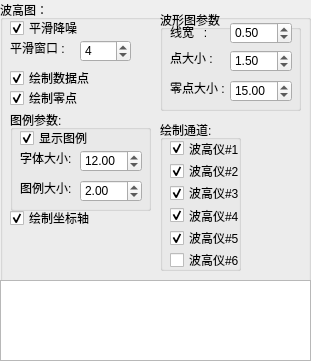
    <widget class="QGroupBox" name="groupBox_17">
     <property name="geometry">
      <rect>
       <x>10</x>
       <y>170</y>
       <width>311</width>
       <height>361</height>
      </rect>
     </property>
     <property name="title">
      <string>波高图：</string>
     </property>
     <widget class="QLabel" name="label_42">
      <property name="geometry">
       <rect>
        <x>10</x>
        <y>40</y>
        <width>71</width>
        <height>16</height>
       </rect>
      </property>
      <property name="text">
       <string>平滑窗口 : </string>
      </property>
     </widget>
     <widget class="QCheckBox" name="checkBox_sy3_bDrawPoints">
      <property name="geometry">
       <rect>
        <x>10</x>
        <y>70</y>
        <width>81</width>
        <height>16</height>
       </rect>
      </property>
      <property name="text">
       <string>绘制数据点</string>
      </property>
      <property name="checked">
       <bool>true</bool>
      </property>
     </widget>
     <widget class="QCheckBox" name="checkBox_sy3_bSmoothData">
      <property name="geometry">
       <rect>
        <x>10</x>
        <y>20</y>
        <width>68</width>
        <height>16</height>
       </rect>
      </property>
      <property name="text">
       <string>平滑降噪</string>
      </property>
      <property name="checked">
       <bool>true</bool>
      </property>
     </widget>
     <widget class="QGroupBox" name="groupBox_18">
      <property name="geometry">
       <rect>
        <x>160</x>
        <y>10</y>
        <width>141</width>
        <height>101</height>
       </rect>
      </property>
      <property name="title">
       <string>波形图参数</string>
      </property>
      <property name="flat">
       <bool>false</bool>
      </property>
      <widget class="QLabel" name="label_43">
       <property name="geometry">
        <rect>
         <x>10</x>
         <y>14</y>
         <width>71</width>
         <height>16</height>
        </rect>
       </property>
       <property name="text">
        <string>线宽   : </string>
       </property>
      </widget>
      <widget class="QDoubleSpinBox" name="sy3_waveformLineWidth">
       <property name="geometry">
        <rect>
         <x>70</x>
         <y>12</y>
         <width>62</width>
         <height>22</height>
        </rect>
       </property>
       <property name="singleStep">
        <double>0.100000000000000</double>
       </property>
       <property name="value">
        <double>0.500000000000000</double>
       </property>
      </widget>
      <widget class="QDoubleSpinBox" name="sy3_waveformPointsScale">
       <property name="geometry">
        <rect>
         <x>70</x>
         <y>40</y>
         <width>62</width>
         <height>22</height>
        </rect>
       </property>
       <property name="singleStep">
        <double>0.100000000000000</double>
       </property>
       <property name="value">
        <double>1.500000000000000</double>
       </property>
      </widget>
      <widget class="QLabel" name="label_47">
       <property name="geometry">
        <rect>
         <x>10</x>
         <y>40</y>
         <width>71</width>
         <height>16</height>
        </rect>
       </property>
       <property name="text">
        <string>点大小 : </string>
       </property>
      </widget>
      <widget class="QDoubleSpinBox" name="sy3_waveformZeroPointsScale">
       <property name="geometry">
        <rect>
         <x>70</x>
         <y>70</y>
         <width>62</width>
         <height>22</height>
        </rect>
       </property>
       <property name="singleStep">
        <double>1.000000000000000</double>
       </property>
       <property name="value">
        <double>15.000000000000000</double>
       </property>
      </widget>
      <widget class="QLabel" name="label_48">
       <property name="geometry">
        <rect>
         <x>10</x>
         <y>70</y>
         <width>71</width>
         <height>16</height>
        </rect>
       </property>
       <property name="text">
        <string>零点大小 : </string>
       </property>
      </widget>
     </widget>
     <widget class="QGroupBox" name="groupBox_19">
      <property name="geometry">
       <rect>
        <x>160</x>
        <y>120</y>
        <width>81</width>
        <height>151</height>
       </rect>
      </property>
      <property name="title">
       <string>绘制通道:</string>
      </property>
      <widget class="QWidget" name="verticalLayoutWidget_8">
       <property name="geometry">
        <rect>
         <x>10</x>
         <y>20</y>
         <width>81</width>
         <height>128</height>
        </rect>
       </property>
       <layout class="QVBoxLayout" name="verticalLayout_8">
        <item>
         <widget class="QCheckBox" name="checkBox_sy3_ch_1">
          <property name="text">
           <string>波高仪#1</string>
          </property>
          <property name="checked">
           <bool>true</bool>
          </property>
         </widget>
        </item>
        <item>
         <widget class="QCheckBox" name="checkBox_sy3_ch_2">
          <property name="text">
           <string>波高仪#2</string>
          </property>
          <property name="checked">
           <bool>true</bool>
          </property>
         </widget>
        </item>
        <item>
         <widget class="QCheckBox" name="checkBox_sy3_ch_3">
          <property name="text">
           <string>波高仪#3</string>
          </property>
          <property name="checked">
           <bool>true</bool>
          </property>
         </widget>
        </item>
        <item>
         <widget class="QCheckBox" name="checkBox_sy3_ch_4">
          <property name="text">
           <string>波高仪#4</string>
          </property>
          <property name="checked">
           <bool>true</bool>
          </property>
         </widget>
        </item>
        <item>
         <widget class="QCheckBox" name="checkBox_sy3_ch_5">
          <property name="text">
           <string>波高仪#5</string>
          </property>
          <property name="checked">
           <bool>true</bool>
          </property>
         </widget>
        </item>
        <item>
         <widget class="QCheckBox" name="checkBox_sy3_ch_6">
          <property name="text">
           <string>波高仪#6</string>
          </property>
         </widget>
        </item>
       </layout>
      </widget>
     </widget>
     <widget class="QCheckBox" name="checkBox_sy3_bDrawZeroPoints">
      <property name="geometry">
       <rect>
        <x>10</x>
        <y>90</y>
        <width>81</width>
        <height>16</height>
       </rect>
      </property>
      <property name="text">
       <string>绘制零点</string>
      </property>
      <property name="checked">
       <bool>true</bool>
      </property>
     </widget>
     <widget class="QGroupBox" name="groupBox_20">
      <property name="geometry">
       <rect>
        <x>10</x>
        <y>110</y>
        <width>141</width>
        <height>101</height>
       </rect>
      </property>
      <property name="title">
       <string>图例参数:</string>
      </property>
      <widget class="QLabel" name="label_49">
       <property name="geometry">
        <rect>
         <x>10</x>
         <y>40</y>
         <width>71</width>
         <height>16</height>
        </rect>
       </property>
       <property name="text">
        <string>字体大小: </string>
       </property>
      </widget>
      <widget class="QDoubleSpinBox" name="sy3_waveformFontSize">
       <property name="geometry">
        <rect>
         <x>70</x>
         <y>40</y>
         <width>62</width>
         <height>22</height>
        </rect>
       </property>
       <property name="singleStep">
        <double>0.500000000000000</double>
       </property>
       <property name="value">
        <double>12.000000000000000</double>
       </property>
      </widget>
      <widget class="QLabel" name="label_50">
       <property name="geometry">
        <rect>
         <x>10</x>
         <y>70</y>
         <width>71</width>
         <height>16</height>
        </rect>
       </property>
       <property name="text">
        <string>图例大小: </string>
       </property>
      </widget>
      <widget class="QDoubleSpinBox" name="sy3_MarkerSize">
       <property name="geometry">
        <rect>
         <x>70</x>
         <y>70</y>
         <width>62</width>
         <height>22</height>
        </rect>
       </property>
       <property name="singleStep">
        <double>0.100000000000000</double>
       </property>
       <property name="value">
        <double>2.000000000000000</double>
       </property>
      </widget>
      <widget class="QCheckBox" name="checkBox_sy3_bDrawLegend">
       <property name="geometry">
        <rect>
         <x>10</x>
         <y>20</y>
         <width>81</width>
         <height>16</height>
        </rect>
       </property>
       <property name="text">
        <string>显示图例</string>
       </property>
       <property name="checked">
        <bool>true</bool>
       </property>
      </widget>
     </widget>
     <widget class="QCheckBox" name="checkBox_sy3_bDrawAxis">
      <property name="geometry">
       <rect>
        <x>10</x>
        <y>210</y>
        <width>81</width>
        <height>16</height>
       </rect>
      </property>
      <property name="text">
       <string>绘制坐标轴</string>
      </property>
      <property name="checked">
       <bool>true</bool>
      </property>
     </widget>
     <widget class="QTextEdit" name="sy3_WaveFormOut">
      <property name="geometry">
       <rect>
        <x>0</x>
        <y>280</y>
        <width>311</width>
        <height>81</height>
       </rect>
      </property>
      <property name="font">
       <font>
        <pointsize>6</pointsize>
       </font>
      </property>
      <property name="readOnly">
       <bool>true</bool>
      </property>
     </widget>
     <widget class="QSpinBox" name="spinBox_smoothWindowSize_sy3">
      <property name="geometry">
       <rect>
        <x>80</x>
        <y>40</y>
        <width>51</width>
        <height>22</height>
       </rect>
      </property>
      <property name="value">
       <number>4</number>
      </property>
     </widget>
    </widget>
